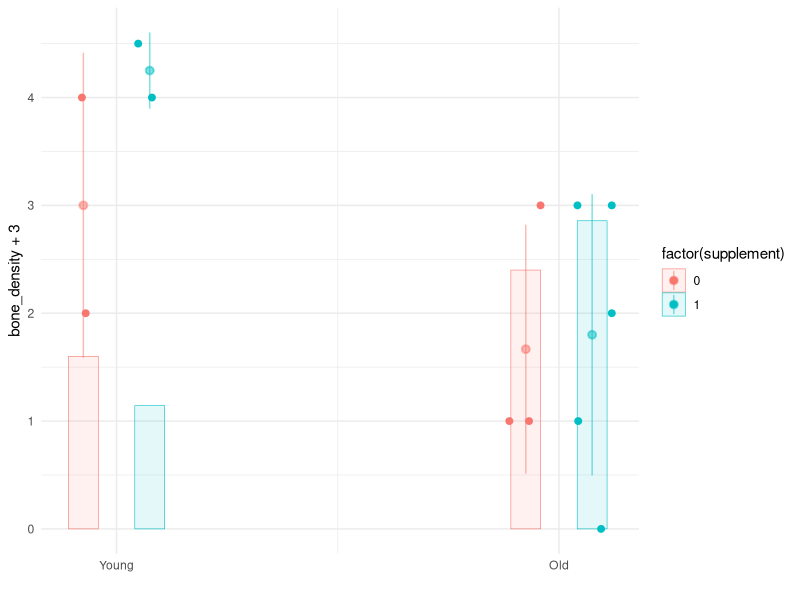
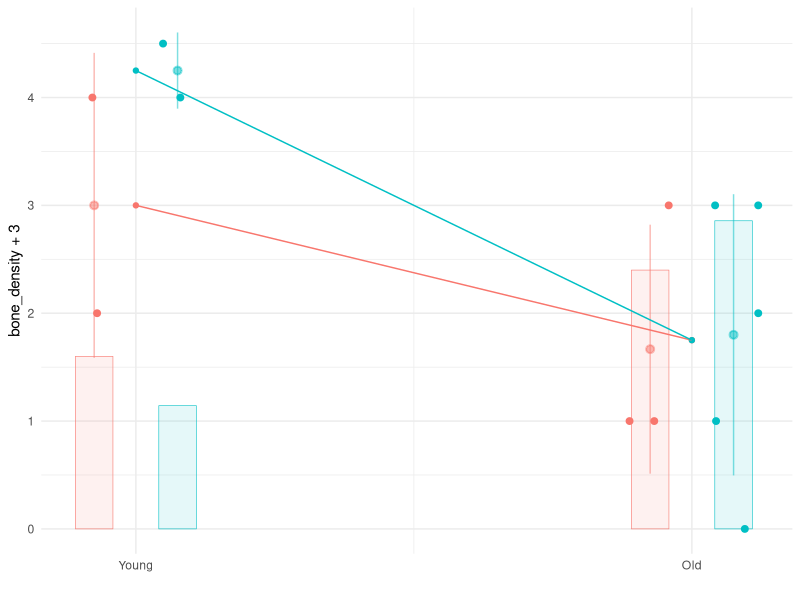
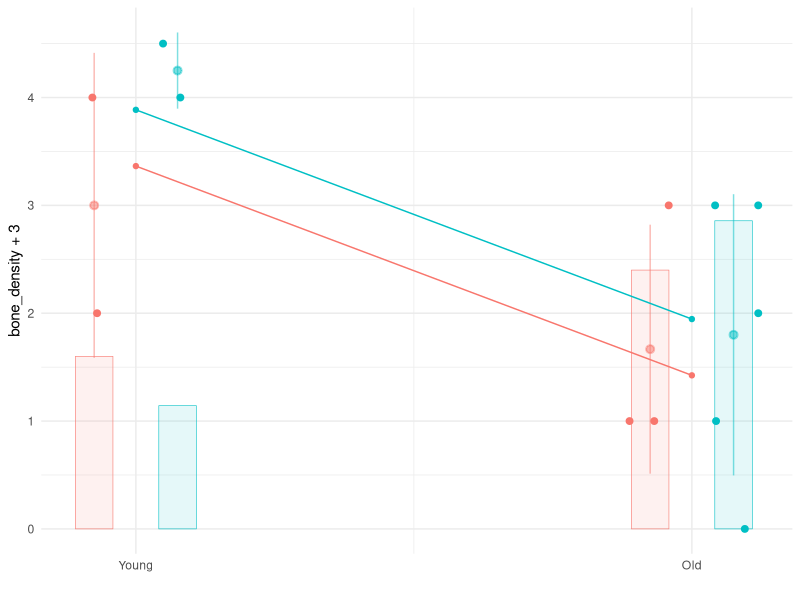
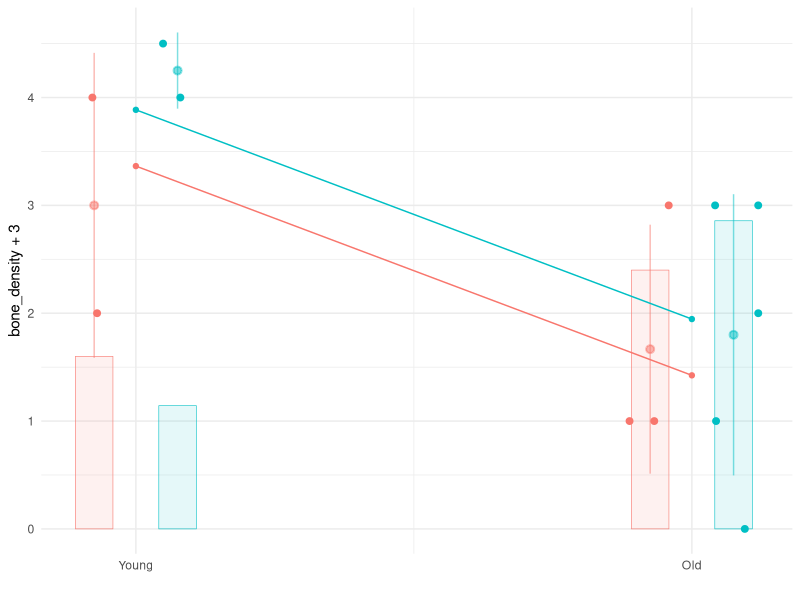
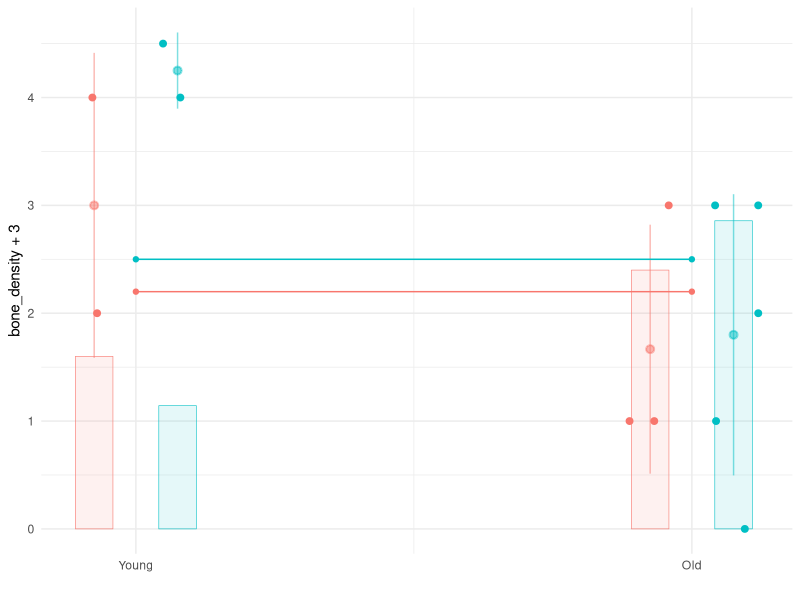

Write the R code that produced these figures, in order. (Note: this script raises an error after producing the figures.)
## ---- chunk 1
#| echo: true
#| output: false 
library(ggplot2)
library(tidyverse)
library(rpart)
## ---- chunk 2
#| echo: true 
theme_set(theme_minimal())
options(scipen = 1, digits = 2)
## ---- chunk 3
#| echo: true
bone.data = data.frame(age        = c(1, 1, 1, 1, 1, 1, 1, 1, 0, 0, 0, 0),
                       supplement = c(1, 1, 0, 1, 1, 1, 0, 0, 0, 1, 0, 1),
                       bone_density = c(-2, -3, -2, 0, -1, 0, -2, 0, 1, 1, -1, 1.5))
bone.data
## ---- chunk 4
#| echo: true
#| out-width: 100%
plotX = function(w,x) { x + 0.15*(w-0.5) } 

bone.plot = 
  ggplot(bone.data) + 
    geom_point(aes(x=plotX(supplement, age), y=bone_density+3, color=factor(supplement)),
               alpha=1, size=2, position=position_jitter(width=0.05, height=0, seed=2)) + 
    stat_summary(aes(x=plotX(supplement, age), y=bone_density+3, color=factor(supplement)),
                 geom='pointrange', fun=mean, 
                                    fun.min=\(x)mean(x)-sd(x), 
                                    fun.max=\(x)mean(x)+sd(x), alpha=.5) +    
    geom_bar(aes(x=plotX(supplement, age), y=4*after_stat(prop), fill=factor(supplement), color=factor(supplement)), 
             position='identity', alpha=.1, linewidth=.2) + 
    scale_x_continuous(breaks=c(0,1), labels=c('Young', 'Old')) + xlab('') 
     
bone.plot
## ---- chunk 5
#| echo: true
W = bone.data$supplement
X = bone.data$age
Y = bone.data$bone_density

muhat.all = Vectorize(function(w,x) { mean(Y[W==w & X==x]) })
CATEhat = function(x) { muhat.all(1,x) - muhat.all(0,x) }

ATThat = mean(CATEhat(X[W==1]))
ATEhat = mean(CATEhat(X))
Deltahat = mean(Y[W==1]) - mean(Y[W==0])

data.frame(CATE0=CATEhat(0), CATE1=CATEhat(1), ATThat=ATThat, ATEhat=ATEhat, Delta=Deltahat)
## ---- chunk 6
#| echo: true
prediction.function = function(model.fit) { function(w,x) { predict(model.fit, newdata=data.frame(supplement=w, age=x)) } }
plot.predictions = function(muhat) { 
  grid = expand.grid(supplement=c(0,1), age=c(0,1))
  bone.plot +
    geom_point(aes(x=age, y=muhat(supplement, age)+3, color=factor(supplement)), data=grid) + 
    geom_line(aes(x=age,  y=muhat(supplement, age)+3, color=factor(supplement)), data=grid) +
    guides(color='none', fill='none')
}
## ---- chunk 7
#| echo: true
#| out-width: 100% 
#| layout-nrow: 2
#| layout-ncol: 2
#| fig-cap:
#| - "Piecewise-constant model"
#| - "Additive model"
#| - "Parallel lines model"
#| - "Horizontal lines model" 


## The piecewise-constant model
# Tell rpart to not to worry about having more than 1 observation per level of the coarsened covariate 
# (or, in more evocative terms, per 'bucket')
rpart.settings = rpart.control(minbucket=1)  
# Then fit and plot
piecewise.constant.model.fit = rpart(bone_density ~ supplement + age, data=bone.data, control=rpart.settings)
muhat.piecewise.constant = prediction.function(piecewise.constant.model.fit)
plot.predictions(muhat.piecewise.constant) + guides(color='none')

## The additive model
additive.model.fit = lm(bone_density ~ factor(supplement) + factor(age), data=bone.data)
muhat.additive = prediction.function(additive.model.fit)
plot.predictions(muhat.additive)

## The parallel lines model
parallel.lines.model.fit = lm(bone_density ~ factor(supplement) + age, data=bone.data)
muhat.parallel = prediction.function(parallel.lines.model.fit)
plot.predictions(muhat.parallel)

## The horizontal lines model
horizontal.lines.model.fit = lm(bone_density ~ factor(supplement), data=bone.data)
muhat.horizontal = prediction.function(horizontal.lines.model.fit)
plot.predictions(muhat.horizontal)
## ---- chunk 8
#| echo: true
prediction.functions = list(all=muhat.all, additive=muhat.additive, horizontal=muhat.horizontal)
map(prediction.functions, function(muhat) { 
  CATEhat = function(x) { muhat(1,x) - muhat(0,x) } 
  data.frame(CATE0 = CATEhat(0), 
             CATE1 = CATEhat(1),
             ATT =  mean(CATEhat(X[W==1])), 
             ATE =  mean(CATEhat(X)),
             Delta = mean(muhat(1,X[W==1])) - mean(muhat(0,X[W==0])))
}) |> bind_rows(.id='model')
## ---- chunk 9
#| echo: true
social.pressure = read.csv('social-pressure-data.csv')
keep = social.pressure$treatment %in% c(' Control', ' Neighbors') & (2006 - social.pressure$yob)< 96
turnout.data = data.frame(W=as.numeric(social.pressure[keep,'treatment'] == ' Neighbors'),
                          X=2006-social.pressure[keep, 'yob'],
                          Y = as.numeric(social.pressure[keep,'voted'] == 'Yes'))
## ---- chunk 10
#| echo: true
#| out-width: 100%

plotX = function(w,x) { x + 0.75*(w-0.5) } 

turnout.summary.plot = 
  ggplot(turnout.data) + 
    stat_summary(aes(x=plotX(W,X), y=Y, color=factor(W)),
                 geom='pointrange', fun=mean, 
                                    fun.min=\(x)mean(x)-sd(x), 
                                    fun.max=\(x)mean(x)+sd(x), alpha=.2, size=.5, linewidth=.5) +    
    geom_bar(aes(x=plotX(W, X), y=10*after_stat(prop), fill=factor(W), color=factor(W)), 
             position='identity', alpha=.1, linewidth=.1) + xlab('') 

turnout.plot = turnout.summary.plot + 
  geom_point(aes(x=plotX(W, X), y=Y,  color=factor(W)),
            alpha=.01, size=.01, position=position_jitter(width=0.25, height=.1, seed=2))  

turnout.plot
## ---- chunk 11
#| echo: true
#| out-width: 100%
#| layout-ncol: 2
#| layout-nrow: 2
#| fig-cap:
#| - "All functions model"
#| - "Additive model"
#| - "Parallel lines model"
#| - "Horizontal lines model" 

prediction.function = function(model.fit) { function(w,x) { predict(model.fit, newdata=data.frame(W=w, X=x)) } }
plot.predictions = function(muhat) { 
  grid = expand.grid(W=c(0,1), X=min(turnout.data$X):max(turnout.data$X))
  turnout.summary.plot +
    geom_line(aes(x=X,  y=muhat(W, X), color=factor(W)), data=grid) + guides(color='none', fill='none')
}

all.functions.model.fit = lm(Y ~ factor(W)*factor(X), data=turnout.data)
muhat.all = prediction.function(all.functions.model.fit)
plot.predictions(muhat.all)

additive.model.fit = lm(Y ~ factor(W) + factor(X), data=turnout.data)
muhat.additive = prediction.function(additive.model.fit)
plot.predictions(muhat.additive)

parallel.lines.model.fit = lm(Y ~ factor(W) + X, data=turnout.data)
muhat.parallel = prediction.function(parallel.lines.model.fit)
plot.predictions(muhat.parallel)

horizontal.lines.model.fit = lm(Y ~ factor(W),     data=turnout.data)
muhat.horizontal = prediction.function(horizontal.lines.model.fit)
plot.predictions(muhat.horizontal)
## ---- chunk 12
#| echo: true
#| out-width: 100%
x = min(turnout.data$X):max(turnout.data$X)
CATE.data = data.frame(x=x, 
                       all.functions    = muhat.all(1,x) - muhat.all(0,x),
                       additive         = muhat.additive(1,x) - muhat.additive(0,x),
                       parallel.lines   = muhat.parallel(1,x) - muhat.parallel(0,x),
                       horizontal.lines = muhat.horizontal(1,x) - muhat.horizontal(0,x)) |>
              pivot_longer(-x, names_to='model', values_to='CATE')
CATE.data$model = factor(CATE.data$model, levels=c('all.functions', 'additive', 'parallel.lines', 'horizontal.lines'))
ggplot(CATE.data) + geom_line(aes(x=x, y=CATE, color=model) ) + 
                    facet_wrap(~model, ncol=4) + 
                    ylab('Estimate of CATE(x)') + 
                    guides(color=FALSE) 
## ---- chunk 13
X = turnout.data$X
W = turnout.data$W
prediction.functions = list(all=muhat.all, additive=muhat.additive, parallel = muhat.parallel, horizontal=muhat.horizontal)
map(prediction.functions, function(muhat) { 
  CATEhat = function(x) { muhat(1,x) - muhat(0,x) } 
  data.frame(ATT =  mean(CATEhat(X[W==1])), 
             ATE =  mean(CATEhat(X)),
             Delta = mean(muhat(1,X[W==1])) - mean(muhat(0,X[W==0])))
}) |> bind_rows(.id='model')
